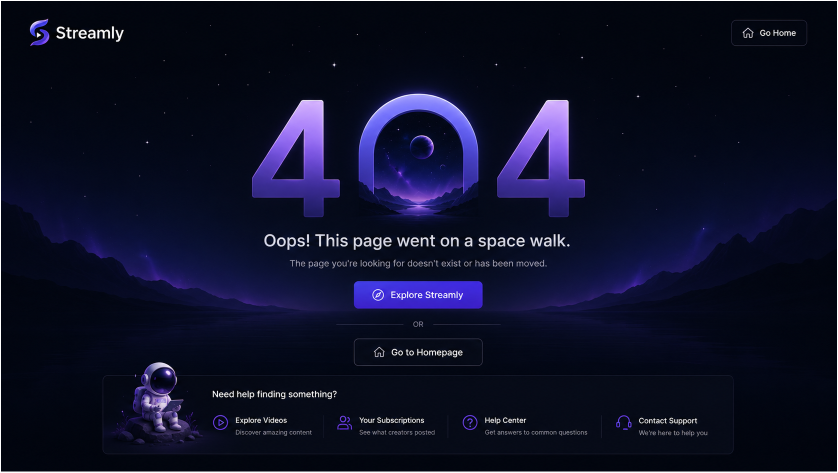
#> input picture frontend/docs/screen-images/404 page.png, 1676 x 945 px (shown at 1/2 size); its folder holds only this picture in this run
$ python contact-sheets.py
#> lines starting #> are read from the running program, lines starting #| are printed output that depends on the picture
"""Build compact CI visual references and screenshots without external uploads."""

import base64
import io
import os
from pathlib import Path

from PIL import Image, ImageDraw, ImageOps


def emit_sheets(directory, prefix):
#> called with directory = 'docs/screen-images', prefix = 'reference'
    paths = sorted(Path(directory).glob("*.png"))
    if not paths:
        return
    width, height = 320, 180
    for offset in range(0, len(paths), 6):
        group = paths[offset : offset + 6]
        sheet = Image.new("RGB", (width * 3, (height + 26) * 2), "#1b1d24")
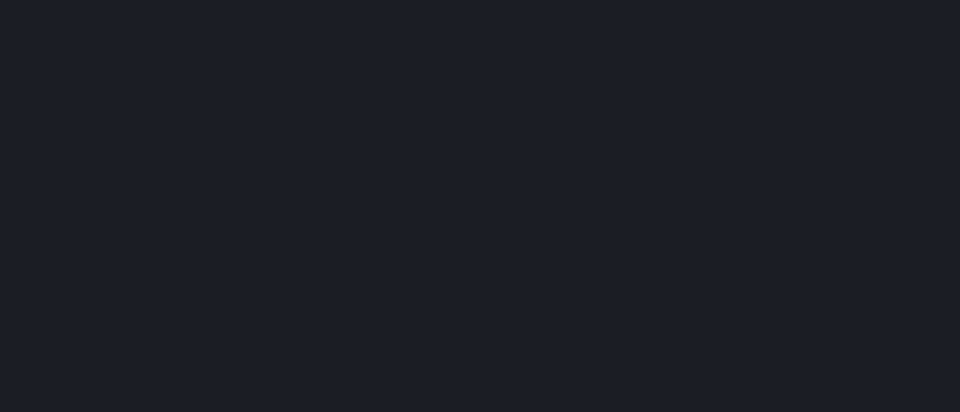
#> sheet: PIL image 960x412 RGB; mean R, G, B 27, 29, 36
        draw = ImageDraw.Draw(sheet)
        for i, path in enumerate(group):
            x, y = (i % 3) * width, (i // 3) * (height + 26)
            with Image.open(path) as source:
#> source is the input picture: PIL image 1676x945 RGBA; mean R, G, B, A 13.7, 16.2, 39.4, 255
                preview = ImageOps.contain(source.convert("RGB"), (width, height))
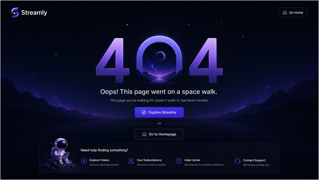
#> preview: PIL image 319x180 RGB; mean R, G, B 13.4, 15.9, 39.1
                sheet.paste(preview, (x + (width - preview.width) // 2, y))
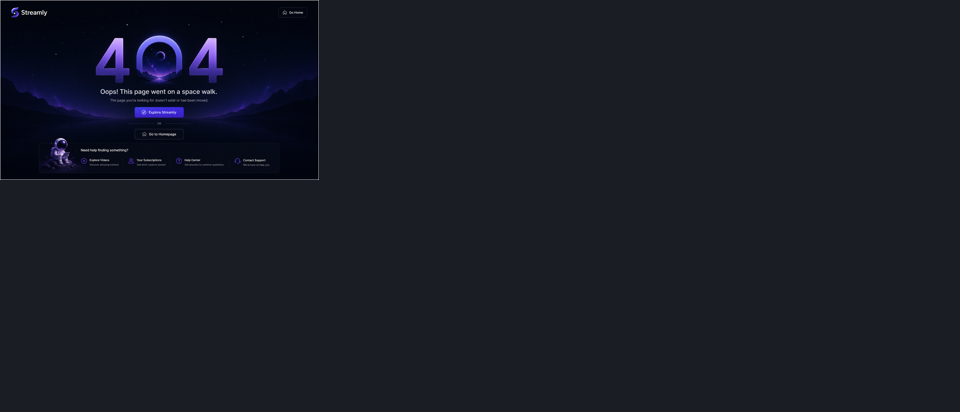
#> sheet: PIL image 960x412 RGB; mean R, G, B 25, 27.1, 36.4
            draw.text((x + 5, y + height + 5), path.stem[:45], fill="white")
        data = io.BytesIO()
        sheet.save(data, format="JPEG", quality=70, optimize=True)
        payload = base64.b64encode(data.getvalue()).decode("ascii")
        name = f"{prefix}-{offset // 6 + 1}"
        print(f"SHEET_BEGIN {name}")
        for i in range(0, len(payload), 3000):
            print("SHEET_CHUNK " + payload[i : i + 3000])
        print(f"SHEET_END {name}")


if __name__ == "__main__":
    emit_sheets("docs/screen-images", "reference")
    emit_sheets(os.environ.get("BROWSER_OUTPUT", "browser-results"), "browser")

$ run again, on frontend/docs/screen-images/Home Page.png
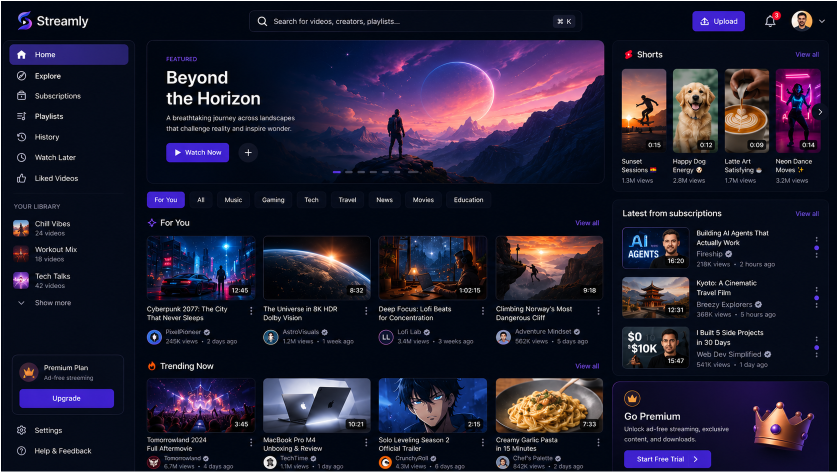
#> input picture frontend/docs/screen-images/Home Page.png, 1676 x 945 px (shown at 1/2 size)
#> in emit_sheets, source is the input picture: PIL image 1676x945 RGBA; mean R, G, B, A 33.6, 30.6, 50.1, 255
#> in emit_sheets, `preview = ImageOps.contain(source.convert("RGB"), (width, height))`:
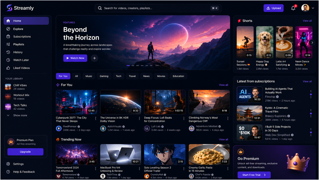
#> preview: PIL image 319x180 RGB; mean R, G, B 33.3, 30.3, 49.8
#> in emit_sheets, `sheet.paste(preview, (x + (width - preview.width) // 2, y))`:
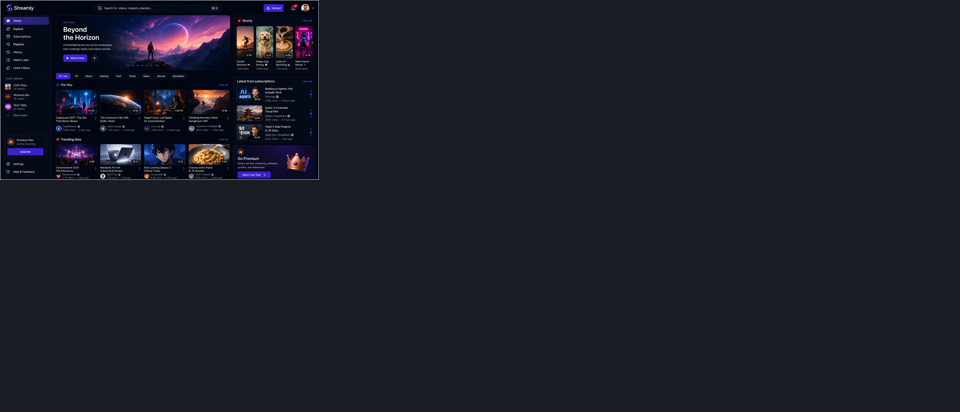
#> sheet: PIL image 960x412 RGB; mean R, G, B 27.9, 29.2, 38

$ run again, on frontend/docs/screen-images/Loading Skeleton.png
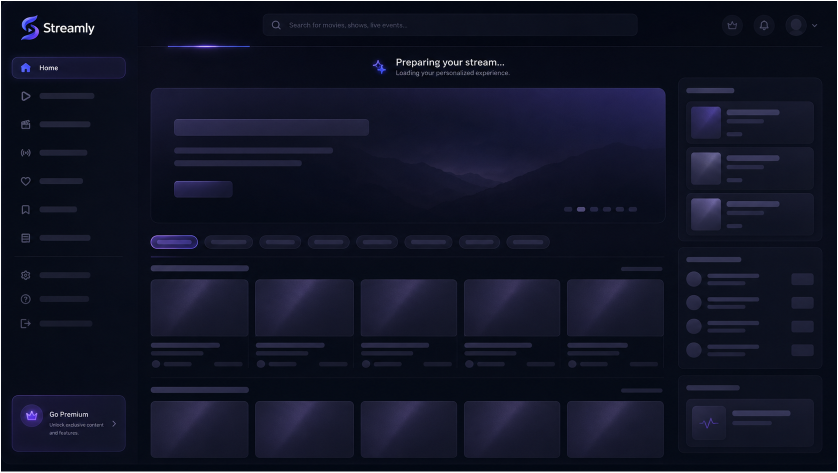
#> input picture frontend/docs/screen-images/Loading Skeleton.png, 1676 x 945 px (shown at 1/2 size)
#> in emit_sheets, source is the input picture: PIL image 1676x945 RGBA; mean R, G, B, A 17.8, 20.6, 38.2, 255
#> in emit_sheets, `preview = ImageOps.contain(source.convert("RGB"), (width, height))`:
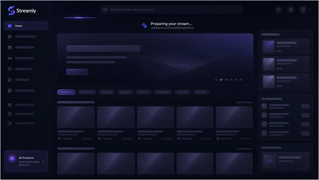
#> preview: PIL image 319x180 RGB; mean R, G, B 17.5, 20.3, 37.9
#> in emit_sheets, `sheet.paste(preview, (x + (width - preview.width) // 2, y))`:
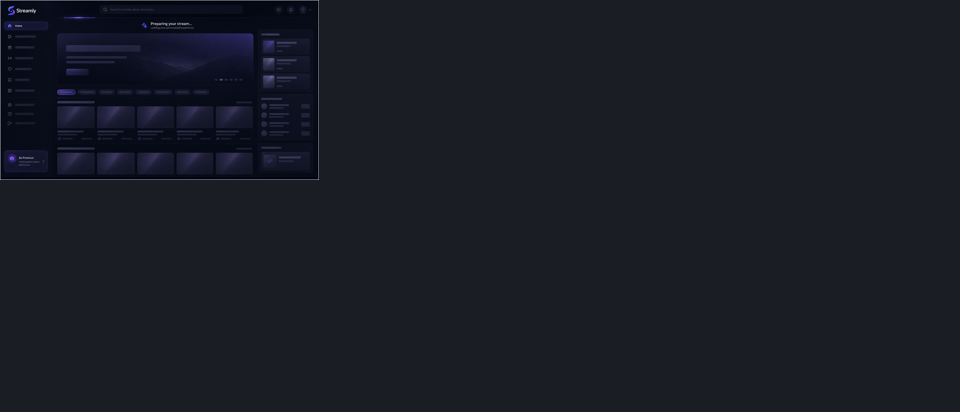
#> sheet: PIL image 960x412 RGB; mean R, G, B 25.6, 27.7, 36.3
